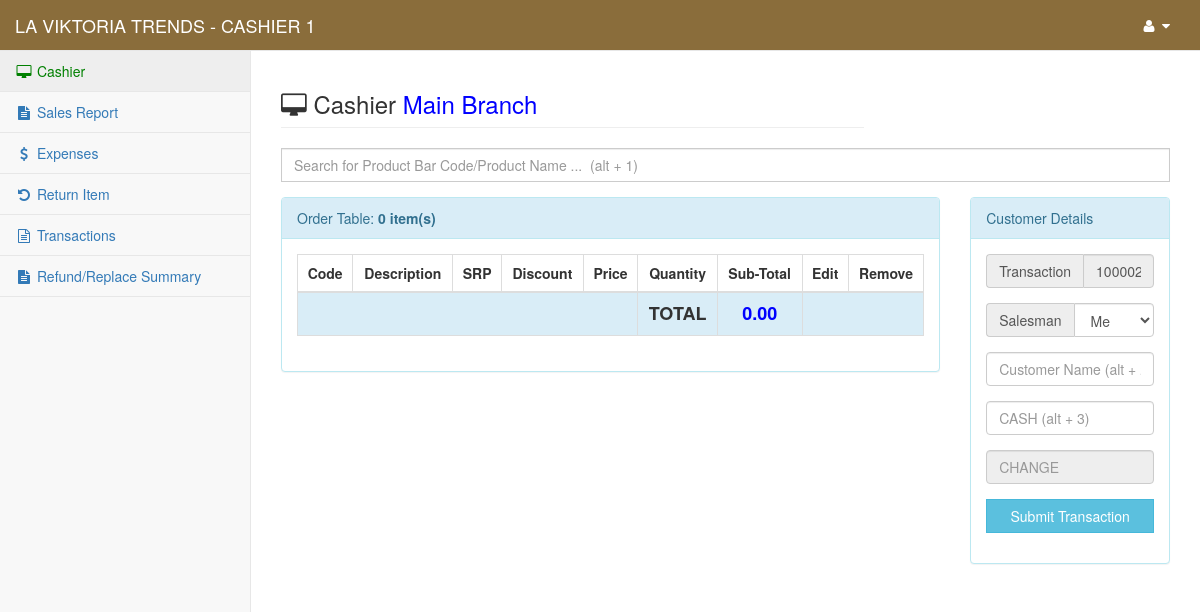
Screenshot of /content/cashier/cashier (signed in) with the database file from the repository.
### tables this page shows
CREATE TABLE `gy_my_project` (
  `gy_project` int(1) NOT NULL,
  `gy_project_name` text NOT NULL,
  `gy_project_address` text NOT NULL,
  `gy_system_title` text NOT NULL,
  `gy_year_origin` datetime NOT NULL
);

CREATE TABLE `gy_user` (
  `gy_user_id` int(10) NOT NULL,
  `gy_user_code` varchar(8) NOT NULL,
  `gy_full_name` varchar(255) NOT NULL,
  `gy_username` varchar(50) NOT NULL,
  `gy_password` varchar(100) NOT NULL,
  `gy_user_type` int(5) NOT NULL,
  `gy_user_status` int(1) NOT NULL,
  `gy_branch_id` int(11) NOT NULL
);

CREATE TABLE `gy_branch` (
  `gy_branch_id` int(11) NOT NULL,
  `gy_branch_name` text NOT NULL
);

CREATE TABLE `gy_transaction` (
  `gy_trans_id` int(11) NOT NULL,
  `gy_trans_code` varchar(20) NOT NULL,
  `gy_trans_pay` int(1) NOT NULL,
  `gy_trans_check_per` int(2) NOT NULL,
  `gy_trans_check_num` text NOT NULL,
  `gy_trans_royal_fee` double NOT NULL,
  `gy_trans_cardcent` int(3) NOT NULL,
  `gy_trans_custname` text NOT NULL,
  `gy_trans_date` datetime NOT NULL,
  `gy_trans_type` int(1) NOT NULL,
  `gy_trans_total` double NOT NULL,
  `gy_trans_discount` double NOT NULL,
  `gy_trans_cash` double NOT NULL,
  `gy_trans_depositpay` double NOT NULL,
  `gy_trans_change` double NOT NULL,
  `gy_prepared_by` int(11) NOT NULL,
  `gy_user_id` int(11) NOT NULL,
  `gy_tra_code` varchar(20) NOT NULL,
  `gy_trans_status` int(1) NOT NULL,
  `gy_trans_check` int(1) NOT NULL,
  `gy_trans_check_date` datetime NOT NULL,
  `gy_branch_id` int(11) NOT NULL
);

### content/cashier/session.php (called while the page is built, shortened)
<?php
    $user_id = $_SESSION['fus_user_id'];
    $identify_user=$link->query("Select * From `gy_user` Where `gy_user_id`='$user_id'");
    $row=$identify_user->fetch_array();
    $user_info = $row['gy_full_name'];
    $user_id = $row['gy_user_id'];
    $user_branch_id = $row['gy_branch_id'];
?>

### conf/my_project.php (called while the page is built, shortened)
<?php
	include 'conn.php';
	$find_my_data=$link->query("Select * From `gy_my_project` Where `gy_project`='1'");
	$my_project_detail=$find_my_data->fetch_array();
	$my_project_name = $my_project_detail['gy_project_name'];
?>

### conf/function.php (called while the page is built, shortened)
<?php
    function get_branch_name($branch_id){
        include("conn.php");
        $statement=$link->query("SELECT `gy_branch_name` From `gy_branch` Where `gy_branch_id`='$branch_id'");
        $row=$statement->fetch_array();
        $count=$statement->num_rows;
        if ($count > 0) {
            $result = $row['gy_branch_name'];
        }else{
            $result = "All";
        }
        return $result;
    }
?>

### content/cashier/cashier.php (the view, shortened to what this page needs)
<?php
    include("../../conf/conn.php");
    include("../../conf/function.php");
    include("session.php");
    include("../../conf/my_project.php");
    $my_project_header_title = "Cashier";
    $my_dir_value = @$_GET['cd'];
    if ($my_dir_value != "") {
        $my_trans_code = $my_dir_value;
        $get_new_info=$link->query("Select * From `gy_transaction` LEFT JOIN `gy_user` On `gy_transaction`.`gy_prepared_by`=`gy_user`.`gy_user_id` Where `gy_transaction`.`gy_trans_code`='$my_trans_code'");
        $new_info_row=$get_new_info->fetch_array();
        if ($new_info_row['gy_user_type'] == 0) {
            $my_salesman_val = "<option value='".$new_info_row['gy_user_id']."'>".$new_info_row['gy_full_name']."</option>";
        }else if ($new_info_row['gy_user_type'] == 2) {
            $my_salesman_val = "<option value='".$user_id."'>Me</option>";
        }else{
            $my_salesman_val = "<option value=''></option>";
        }
    }else{
        $check_transaction=$link->query("Select * From `gy_transaction` Where `gy_prepared_by`='$user_id' AND `gy_trans_status`='0'");
        $count_trans=$check_transaction->num_rows;
        $my_salesman_val = "<option value='".$user_id."'>Me</option>";
        if ($count_trans > 0) {
            $get_trans=$link->query("Select * From `gy_transaction` Where `gy_prepared_by`='$user_id' AND `gy_trans_status`='0' Order By `gy_trans_code` DESC");
            $get_trans_row=$get_trans->fetch_array();
            $my_trans_code = $get_trans_row['gy_trans_code'];
        }
    }
?>
<!DOCTYPE html>
<html lang="en">
    <?php include 'head.php'; ?>
<body>
    <div id="wrapper">
        <?php include 'nav.php'; ?>
        <?php include('modal.php');?>
        <div id="page-wrapper">
            <div class="row">
                <div class="col-lg-8">
                    <h3 class="page-header"><i class="fa fa-desktop"></i> <?php echo $my_project_header_title; ?> <span style="color: blue;"><?= get_branch_name($user_branch_id) ?></span></h3>
                </div>
                <div class="col-lg-4">
                </div>
            </div>
            <div class="row">
                <div class="col-md-12">
                    <div class="form-group">
                        <form method="post" enctype="multipart/form-data" action="add_item_c?cd=<?php echo $my_trans_code; ?>">
                            <input type="text" class="form-control" placeholder="Search for Product Bar Code/Product Name ...  (alt + 1)" accesskey="1" list="myProducts" name="product_search" id="suggest" style="border-radius: 0px;" autocomplete="off" autofocus required>
                        </form>
                    </div>
                </div>
                <?php
                    $total = "";
                    $get_items=$link->query("Select * From `gy_trans_details` LEFT JOIN `gy_products` On `gy_trans_details`.`gy_product_id`=`gy_products`.`gy_product_id` Where `gy_trans_details`.`gy_trans_code`='$my_trans_code' AND `gy_products`.`gy_branch_id`='$user_branch_id' Order By `gy_trans_details`.`gy_transdet_id` DESC");
                    $count_items=$get_items->num_rows;
                ?>
                <div class="col-md-9">
                    <div class="panel panel-info">
                        <div class="panel-heading">
                            Order Table: <b><?php echo $count_items; ?> item(s)</b>
                        </div>
                        <div class="panel-body">
                            <div class="table-responsive">
                                <table class="table table-striped table-bordered table-hover">
                                    <thead>
                                        <tr>
                                            <th><center>Code</center></th>
                                            <th><center>Description</center></th>
                                            <th><center>SRP</center></th>
                                            <th><center>Discount</center></th>
                                            <th><center>Price</center></th>
                                            <th><center>Quantity</center></th>
                                            <th><center>Sub-Total</center></th>
                                            <th><center>Edit</center></th>
                                            <th><center>Remove</center></th>
                                        </tr>
                                    </thead>
                                    <tbody>
                                        <tr class="info">
                                            <td colspan="5"></td>
                                            <td><center><b><span style="font-size: 18px;">TOTAL</span></b></center></td>
                                            <td><center><b><span id="pure_total" style="font-size: 18px; color: blue;"><?php echo @number_format($total,2); ?></span></b></center></td>
                                            <td colspan="2"></td>
                                        </tr>
                                    </tbody>
                                </table>
                            </div>
                        </div>
                    </div>
                </div>
                <div class="col-md-3">
                    <div class="panel panel-info">
                        <div class="panel-heading">
                            Customer Details
                        </div>
                        <div class="panel-body">
                            <form method="post" id="my_trans_form" enctype="multipart/form-data" action="process_transaction" onsubmit="return validateForm(this);">
                                <div class="row">
                                    <div class="col-md-12">
                                        <div class="form-group input-group">
                                            <span class="input-group-addon">Transaction</span>
                                            <input type="text" name="my_trans_code" class="form-control" value="<?php echo $my_trans_code; ?>" readonly required>
                                        </div>
                                    </div>
                                    <div class="col-md-12">
                                        <div class="form-group input-group">
                                            <span class="input-group-addon">Salesman</span>
                                            <select class="form-control" name="my_prepared_by" required>
                                                <?php echo $my_salesman_val; ?>
                                            </select>
                                        </div>
                                    </div>
                                    <div class="col-md-12">
                                        <div class="form-group">
                                            <input type="text" name="my_cust_name" list="res_name" id="my_cust_name" value="<?php echo @$new_info_row['gy_trans_custname']; ?>" accesskey="2" autocomplete="off" class="form-control" placeholder="Customer Name (alt + 2)" required>
                                        </div>
                                    </div>
                                    <div class="col-md-12">
                                        <div class="form-group">
                                            <input type="number" name="my_cash" id="my_cash" min="<?php echo $total; ?>" onkeyup="get_the_change()" step="0.01" autocomplete="off" accesskey="3" class="form-control" placeholder="CASH (alt + 3)" required>
                                        </div>
                                    </div>
                                    <div class="col-md-12">
                                        <div class="form-group">
                                            <input type="number" name="my_change" id="my_change" step="0.01" autocomplete="off" placeholder="CHANGE" class="form-control" readonly required>
                                        </div>
                                    </div>
                                    <div class="col-md-12">
                                        <div class="form-group">
                                            <button type="submit" name="process" id="process" class="btn btn-info" style="width: 100%; border-radius: 0px;">Submit Transaction</button>
                                        </div>
                                    </div>
                                </div>
                            </form>
                        </div>
                    </div>
                </div>
            </div>
        </div>
    </div>
</body>
</html>

### content/cashier/nav.php (shortened to what this page needs)
<nav class="navbar navbar-default navbar-static-top" role="navigation" style="margin-bottom: 0; background-color: #8a6d3b; color: #fff;">
    <div class="navbar-header">
        <a class="navbar-brand" href="index"><span style="text-transform: uppercase; color: #fff;"><?php echo $my_project_name; ?> <?php echo $my_project_title; ?> - <?php echo $user_info ?></span></a>
    </div>
    <div class="full-right">
    <ul class="nav navbar-top-links navbar-right">
        <li class="dropdown">
            <a class="dropdown-toggle" data-toggle="dropdown" id="navi" href="#">
                <i class="fa fa-user fa-fw"></i>  <i class="fa fa-caret-down"></i>
            </a>
        </li>
    </ul>
    </div>
        <?php include("side-panel.php"); ?>
</nav>

### content/cashier/nav.php (style rules this page uses)
#navi { color: #fff; }

### rows the page displays
gy_my_project: gy_project_name "LA VIKTORIA TRENDS"
gy_user: gy_full_name "CASHIER 1", gy_branch.gy_branch_name "Main Branch"
gy_transaction: my_trans_code "100002"

### other values shown
$my_project_header_title "Cashier"
$count_items "0"
